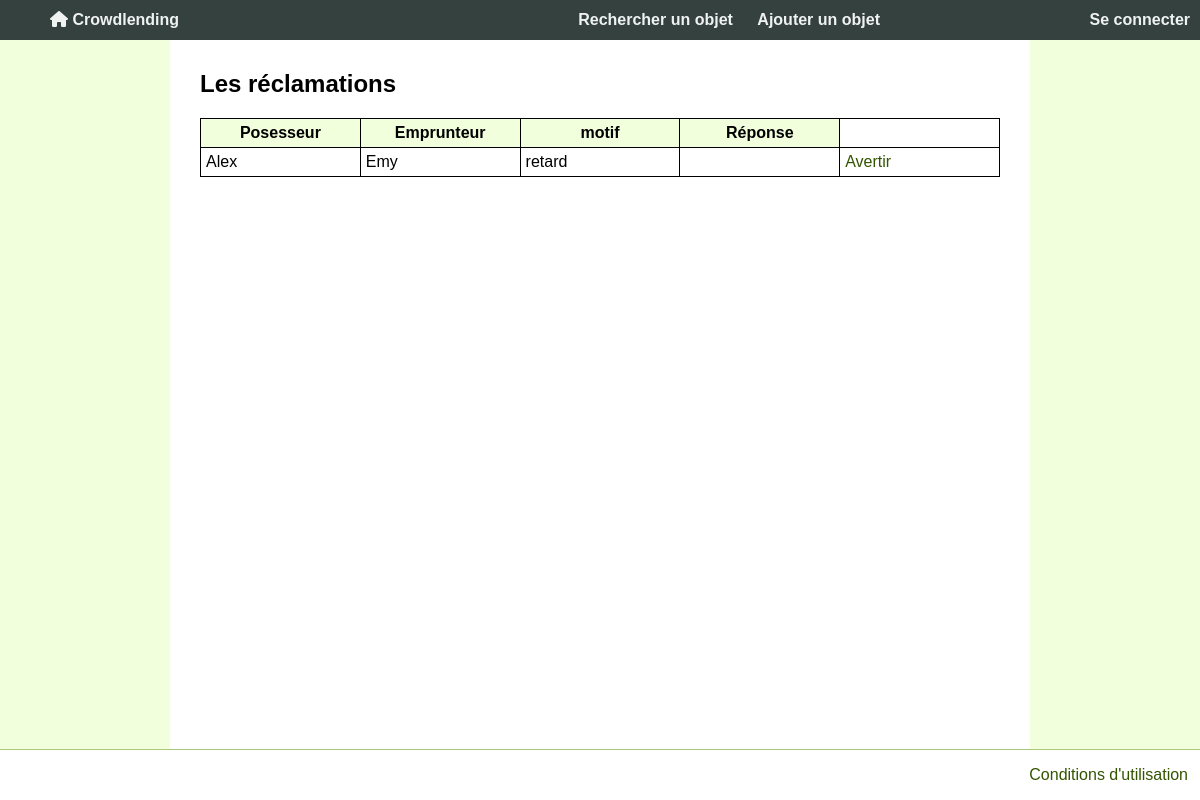
Screenshot of /ListeReclamations.php with the database file from the repository.
### tables this page shows
CREATE TABLE Reclamation (
  idRec int(11) PRIMARY KEY NOT NULL AUTO_INCREMENT,
  idEmprunt int(11) NOT NULL UNIQUE,
  idEmprunteur int(11) NOT NULL,
  idPossesseur int(11) NOT NULL,
  motif VARCHAR(20),
  reponse VARCHAR(100),
  averti INT DEFAULT 0,
  FOREIGN KEY (idEmprunteur) REFERENCES  Membre(idMembre),
  FOREIGN KEY (idPossesseur) REFERENCES Membre(idMembre),
  FOREIGN KEY (idEmprunt) REFERENCES Emprunt(idEmprunt) ON DELETE CASCADE
);

CREATE TABLE Membre
(
    idMembre INT PRIMARY KEY NOT NULL AUTO_INCREMENT,
    pseudo VARCHAR(16) NOT NULL UNIQUE,
    email VARCHAR(100) NOT NULL UNIQUE,
    mdp VARCHAR(200) NOT NULL,
    nom VARCHAR(50) NOT NULL,
    prenom VARCHAR(50) NOT NULL,
    adresse VARCHAR(200) NOT NULL,
    telephone VARCHAR(15) NOT NULL,
    idRole INT NOT NULL,
    note int,
    image varchar(255) DEFAULT 'profil.png',
    banni BOOLEAN NOT NULL DEFAULT FALSE,
    cle varchar(32) NOT NULL,
    actif int(11) DEFAULT NULL,
    CONSTRAINT UC_Membre UNIQUE (pseudo,email),
    FOREIGN KEY (idRole) REFERENCES Role(idRole)
);

### ListeReclamations.php (the view, shortened to what this page needs)
<?php require "header.php"; ?>
<?php
    $req = $bdd->prepare('
			SELECT   m1.pseudo AS emprunteur, m2.pseudo  AS posesseur, motif,reponse, idRec, averti
			FROM Reclamation r
			JOIN Membre m1 ON r.idEmprunteur = m1.idMembre
			JOIN Membre m2 ON r.idPossesseur = m2.idMembre');
	 $req -> execute();
    echo "<section>";
	echo"<h1>Les réclamations </h1>";
	 if($req->rowCount() != 0){
			echo"
			<table>
			<thead>
			<tr>
			<th>Posesseur</th>
			<th>Emprunteur</th>
			<th>motif</th>
			<th>Réponse</th>
			</tr>
			</thead>
			<tbody>";
			while ($donnees = $req->fetch()){
				echo"
				<tr>
				<td>".$donnees['posesseur']."</td>
				<td>". $donnees['emprunteur'] . "</td>
				<td>". $donnees['motif'] . "</td>
				<td>". $donnees['reponse'] . "</td>";
        if($donnees['averti'] == 0){
          echo "<td><a href='ListeReclamations.php?recl=" . $donnees['idRec'] . "'> Avertir </a></td>";
        }else{
          echo "<td> DEJA AVERTI";
        }
				echo "</tr>";
			}
			echo "</tbody></table>";
		}
	echo "</section>";
?>
<?php require "footer.php"; ?>

### style/style.css (style rules this page uses)
html { height: 100%; width: 100%; margin:0px; padding: 0px; }
body { margin:0px; padding: 0px; width: 100%; font-family: Arial, Verdana, Geneva, sans-serif; background-color: #f2ffdd; min-height:100vh; display:flex; flex-direction:column; }
section { flex-grow: 1; padding: 30px; margin: auto; width: 800px; background-color: white; padding-top: 50px; }
a, a:visited { color:#335400; text-decoration: none; }
table { table-layout: fixed; width:100%; border-collapse: collapse; }
table, th, td { border: 1px solid black; }
th { background-color:#f2ffdd; }
th, td { padding: 5px; }
h1 { font-size: 1.5em }

### rows the page displays
reclamation: idPossesseur.pseudo "Alex", idEmprunteur.pseudo "Emy", motif "retard"
